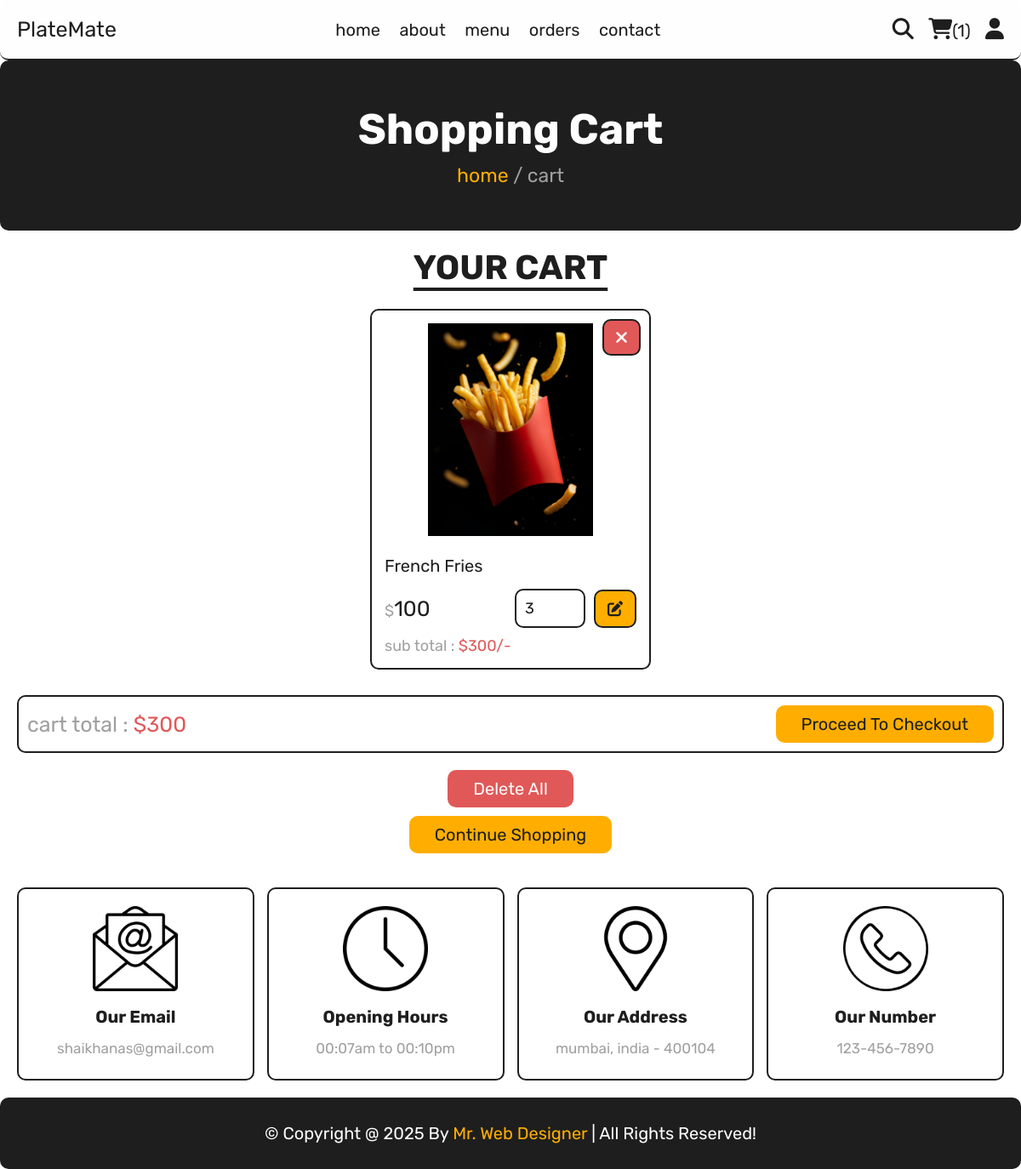
/cart.php (signed in), run on the app's committed database.
### tables this page shows
CREATE TABLE `cart` (
  `id` int(100) NOT NULL,
  `user_id` int(100) NOT NULL,
  `pid` int(100) NOT NULL,
  `name` varchar(100) NOT NULL,
  `price` int(10) NOT NULL,
  `quantity` int(10) NOT NULL,
  `image` varchar(100) NOT NULL
);

### cart.php (the view, shortened to what this page needs)
<?php
include 'components/connect.php';
if(isset($_SESSION['user_id'])){
   $user_id = $_SESSION['user_id'];
}else{
   $user_id = '';
   header('location:home.php');
};
?>
<!DOCTYPE html>
<html lang="en">
<head>
   <link rel="stylesheet" href="https://cdnjs.cloudflare.com/ajax/libs/font-awesome/6.1.1/css/all.min.css">
   <link rel="stylesheet" href="css/style.css">
</head>
<body>
<?php include 'components/user_header.php'; ?>
<div class="heading">
   <h3>shopping cart</h3>
   <p><a href="home.php">home</a> <span> / cart</span></p>
</div>
<section class="products">
   <h1 class="title">your cart</h1>
   <div class="box-container">
      <?php
         $grand_total = 0;
         $select_cart = $conn->prepare("SELECT * FROM `cart` WHERE user_id = ?");
         $select_cart->execute([$user_id]);
         if($select_cart->rowCount() > 0){
            while($fetch_cart = $select_cart->fetch(PDO::FETCH_ASSOC)){
      ?>
      <form action="" method="post" class="box">
         <button type="submit" class="fas fa-times" name="delete" onclick="return confirm('delete this item?');"></button>
         <img src="uploaded_img/<?= $fetch_cart['image']; ?>" alt="">
         <div class="name"><?= $fetch_cart['name']; ?></div>
         <div class="flex">
            <div class="price"><span>$</span><?= $fetch_cart['price']; ?></div>
            <input type="number" name="qty" class="qty" min="1" max="99" value="<?= $fetch_cart['quantity']; ?>" maxlength="2">
            <button type="submit" class="fas fa-edit" name="update_qty"></button>
         </div>
         <div class="sub-total"> sub total : <span>$<?= $sub_total = ($fetch_cart['price'] * $fetch_cart['quantity']); ?>/-</span> </div>
      </form>
      <?php
               $grand_total += $sub_total;
            }
         }else{
            echo '<p class="empty">your cart is empty</p>';
         }
      ?>
   </div>
   <div class="cart-total">
      <p>cart total : <span>$<?= $grand_total; ?></span></p>
      <a href="checkout.php" class="btn <?= ($grand_total > 1)?'':'disabled'; ?>">proceed to checkout</a>
   </div>
   <div class="more-btn">
      <form action="" method="post">
         <button type="submit" class="delete-btn <?= ($grand_total > 1)?'':'disabled'; ?>" name="delete_all" onclick="return confirm('delete all from cart?');">delete all</button>
      </form>
      <a href="menu.php" class="btn">continue shopping</a>
   </div>
</section>
<?php include 'components/footer.php'; ?>
</body>
</html>

### css/style.css (style rules this page uses)
:root { --yellow: #ffae00; --red: #e15858; --white: #fefefe; --black: #1e1e1e; --light-color: #a0a0a0; --border: 0.2rem solid var(--black); }
* { font-family: 'Rubik', sans-serif; margin:0; padding:0; box-sizing: border-box; border-radius: 10px; outline: none; border: none; text-decoration: none; }
html { font-size: 62.5%; overflow-x: hidden; scroll-behavior: smooth; stop-opacity: 7rem; }
section { margin:0 auto; max-width: 1200px; padding:2rem; }
.title { text-align: center; margin-bottom: 2.5rem; font-size: 4rem; color:var(--black); text-transform: uppercase; text-decoration: underline; text-underline-offset: 1rem; }
.heading { display: flex; align-items: center; justify-content: center; gap:1rem; flex-flow: column; background-color: var(--black); min-height: 20rem; }
.heading h3 { font-size: 5rem; color:var(--white); text-transform: capitalize; }
.heading p { font-size: 2.3rem; color:var(--light-color); }
.heading p a { color:var(--yellow); }
.btn, .delete-btn { margin-top: 1rem; display: inline-block; font-size: 2rem; padding:1rem 3rem; cursor: pointer; text-transform: capitalize; transition: .2s linear; }
.btn { background-color: var(--yellow); color:var(--black); }
.delete-btn { background-color: var(--red); color:var(--white); }
.products .box-container { display: grid; grid-template-columns: repeat(auto-fit, 33rem); justify-content: center; align-items: flex-start; gap:1.5rem; }
.products .box-container .box { border:var(--border); padding:1.5rem; position: relative; overflow: hidden; }
.products .box-container .box img { height: 25rem; width: 100%; object-fit: contain; margin-bottom: 1rem; }
.products .box-container .box .name { font-size: 2rem; color:var(--black); margin:1rem 0; }
.products .box-container .box .flex { display: flex; align-items: center; gap:1rem; margin-top: 1.5rem; }
.products .box-container .box .flex .price { margin-right: auto; font-size: 2.5rem; color:var(--black); }
.products .box-container .box .flex .price span { color:var(--light-color); font-size: 1.8rem; }
.products .box-container .box .flex .qty { padding:1rem; border:var(--border); font-size: 1.8rem; color:var(--black); }
.products .box-container .box .flex .fa-edit { width: 5rem; background-color: var(--yellow); color:var(--black); cursor: pointer; font-size: 1.8rem; height: 4.5rem; border:var(--border); }
.products .box-container .box .fa-times { position: absolute; top:1rem; right:1rem; background-color: var(--red); color:var(--white); border:var(--border); line-height:4rem; height: 4.3rem; width: 4.5rem; cursor: pointer; font-size: 2rem; }
.products .box-container .box .sub-total { margin-top: 1rem; font-size: 1.8rem; color:var(--light-color); }
.products .box-container .box .sub-total span { color:var(--red); }
.products .more-btn { margin-top: 1rem; text-align: center; }
.products .cart-total { display: flex; align-items: center; gap:1.5rem; flex-wrap: wrap; justify-content: space-between; margin-top: 3rem; border:var(--border); padding:1rem; }
.products .cart-total p { font-size: 2.5rem; color:var(--light-color); }
.products .cart-total p span { color:var(--red); }
.products .cart-total .btn { margin-top: 0; }

### data on the page
cart: image (picture), name "French Fries", price "100", qty "3", $sub_total = ($fetch_cart['price'] * $fetch_cart['quantity']) "300"

### other printed values
$total_cart_items "1"
$grand_total "300"
